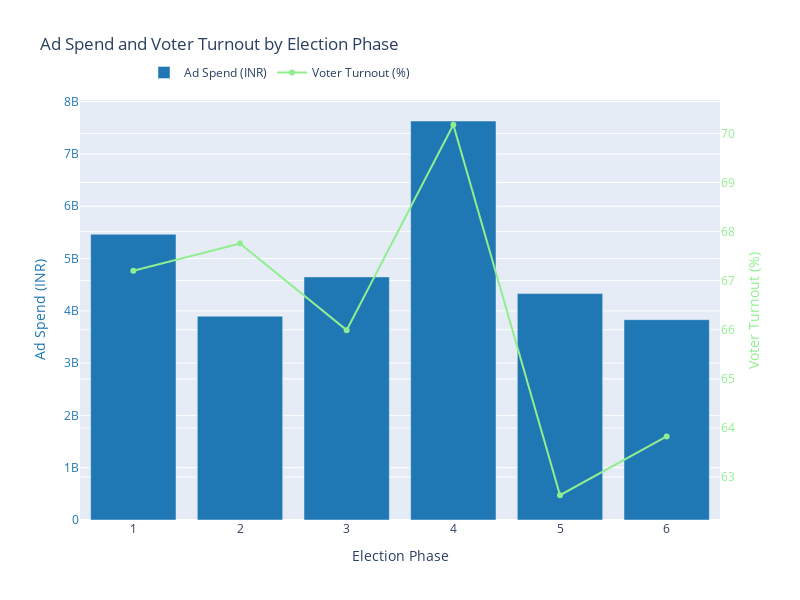

Notebook source saved alongside this figure:
### Markdown cell above
## Analyzing Ad Spend and Voter Turnout by Election Phase

### Code cell
import plotly.graph_objects as go
phase_analysis_dd = merge.groupby('Phase').agg({'Amount spent (INR)': 'sum','Polled (%)': 'mean'})
#Compute result to get a Pandas DataFrame
phase_analysis = phase_analysis_dd.compute().reset_index()
#Plot using Plotly
fig = go.Figure()
# Bar chart: Ad Spend
fig.add_trace(go.Bar(x=phase_analysis['Phase'],y=phase_analysis['Amount spent (INR)'],name='Ad Spend (INR)',marker_color='#1f77b4',yaxis='y1'))
# Line chart: Voter Turnout
fig.add_trace(go.Scatter(x=phase_analysis['Phase'],y=phase_analysis['Polled (%)'],name='Voter Turnout (%)',marker_color='lightgreen',yaxis='y2'))
# Layout with dual Y-axes
fig.update_layout(title='Ad Spend and Voter Turnout by Election Phase',xaxis=dict(title='Election Phase'),
yaxis=dict(title='Ad Spend (INR)',titlefont=dict(color='#1f77b4'),tickfont=dict(color='#1f77b4')),
yaxis2=dict(title='Voter Turnout (%)',titlefont=dict(color='lightgreen'),tickfont=dict(color='lightgreen'),overlaying='y',side='right'),
legend=dict(x=0.1, y=1.1, orientation='h'),width=800,height=600)
fig.show()

### Figure 1 — Plotly figure (JSON) as saved in the notebook; plotly's stock layout.template omitted (floating-point values rounded to 4 significant figures)
{"data": [{"marker": {"color": "#1f77b4"}, "name": "Ad Spend (INR)", "type": "bar", "x": [1, 2, 3, 4, 5, 6], "y": [5465967346, 3897646085, 4649645252, 7631267112, 4330061781, 3831405574], "yaxis": "y"}, {"marker": {"color": "lightgreen"}, "name": "Voter Turnout (%)", "type": "scatter", "x": [1, 2, 3, 4, 5, 6], "y": [67.2, 67.76, 65.99, 70.17, 62.63, 63.83], "yaxis": "y2"}], "layout": {"height": 600, "legend": {"orientation": "h", "x": 0.1, "y": 1.1}, "title": {"text": "Ad Spend and Voter Turnout by Election Phase"}, "width": 800, "xaxis": {"autorange": true, "range": [0.5, 6.5], "title": {"text": "Election Phase"}, "type": "linear"}, "yaxis": {"autorange": true, "range": [0, 8033000000.0], "tickfont": {"color": "#1f77b4"}, "title": {"font": {"color": "#1f77b4"}, "text": "Ad Spend (INR)"}, "type": "linear"}, "yaxis2": {"autorange": true, "overlaying": "y", "range": [62.13, 70.68], "side": "right", "tickfont": {"color": "lightgreen"}, "title": {"font": {"color": "lightgreen"}, "text": "Voter Turnout (%)"}, "type": "linear"}}}
